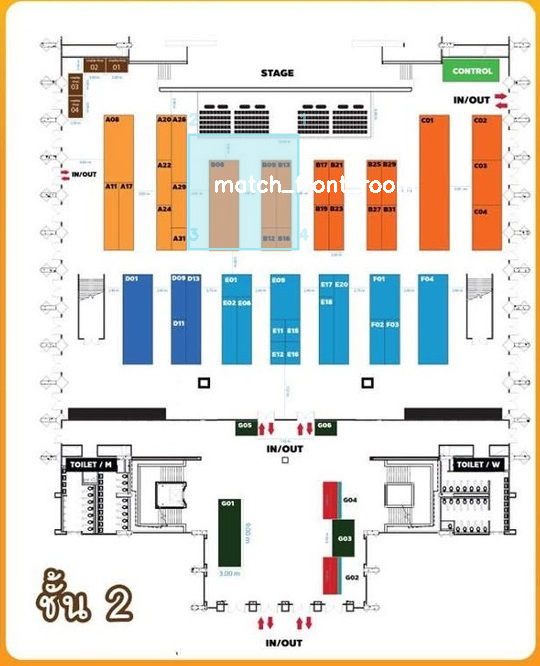
#> input picture ref_image/map/roi/book_fair_2019_roi.png, 540 x 666 px, found by its file name
$ jupyter execute test.ipynb
#> lines starting #> are read from the running program, lines starting #| are printed output that depends on the picture
[cell 1]
import json
import cv2
import matplotlib.pyplot as plt
import numpy as np

[cell 2]
map_image = cv2.imread(r"ref_image\map\roi\book_fair_2019_roi.png")
#> map_image is the input picture: shape (666, 540, 3); mean B, G, R 213.2, 219.7, 223.3
cam_image = cv2.imread(r"ref_image\cam\roi\front_room_roi.png")
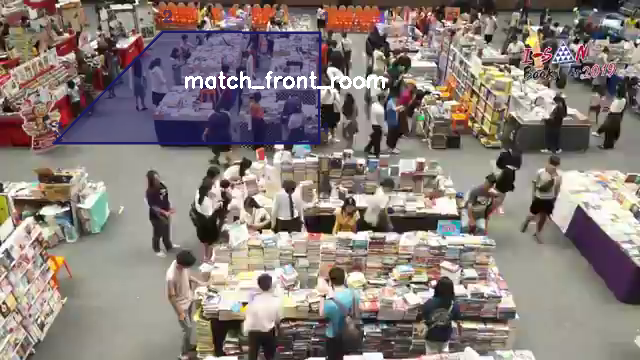
#> input picture ref_image/cam/roi/front_room_roi.png, 640 x 360 px, found by its file name
#> cam_image is the input picture: shape (360, 640, 3); mean B, G, R 121.2, 125.8, 136.6

[cell 3]
with open("H_cam2map.json", "r") as f:
#> (reads H_cam2map.json from the repository)
    transform = json.load(f)

H = np.array(transform["match_front_room"])
H

[cell 4]
example_point = np.array([0.5,0.08888888888888889, 1])
output_point = H @ example_point
tranformed_point = output_point[:2] / output_point[2]
tranformed_point

# plot map and cam
plt.figure(figsize=(12, 6))

plt.subplot(1, 2, 1)
plt.imshow(cv2.cvtColor(map_image, cv2.COLOR_BGR2RGB))
plt.scatter(tranformed_point[0] * map_image.shape[1], tranformed_point[1] * map_image.shape[0], color='blue', s=100, label='Transformed Point')
plt.title("Map Image")
plt.axis("off")

plt.subplot(1, 2, 2)
plt.imshow(cv2.cvtColor(cam_image, cv2.COLOR_BGR2RGB))
plt.scatter(example_point[0] * cam_image.shape[1], example_point[1] * cam_image.shape[0], color='red', s=100, label='Example Point')
plt.title("Camera Image")
plt.axis("off")

plt.show()
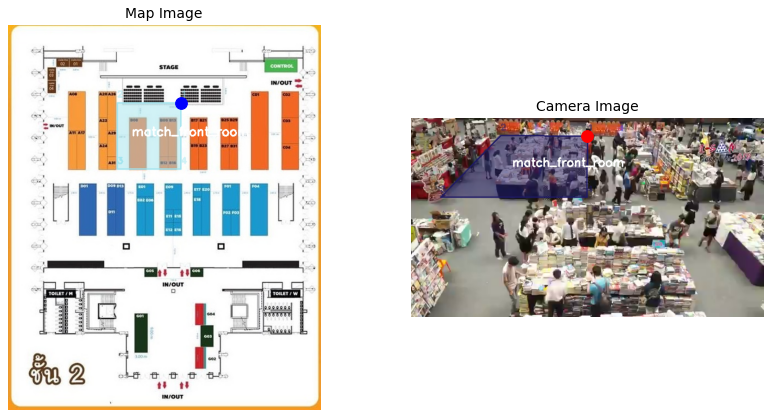
#> figure drawn by matplotlib, 2 panels
